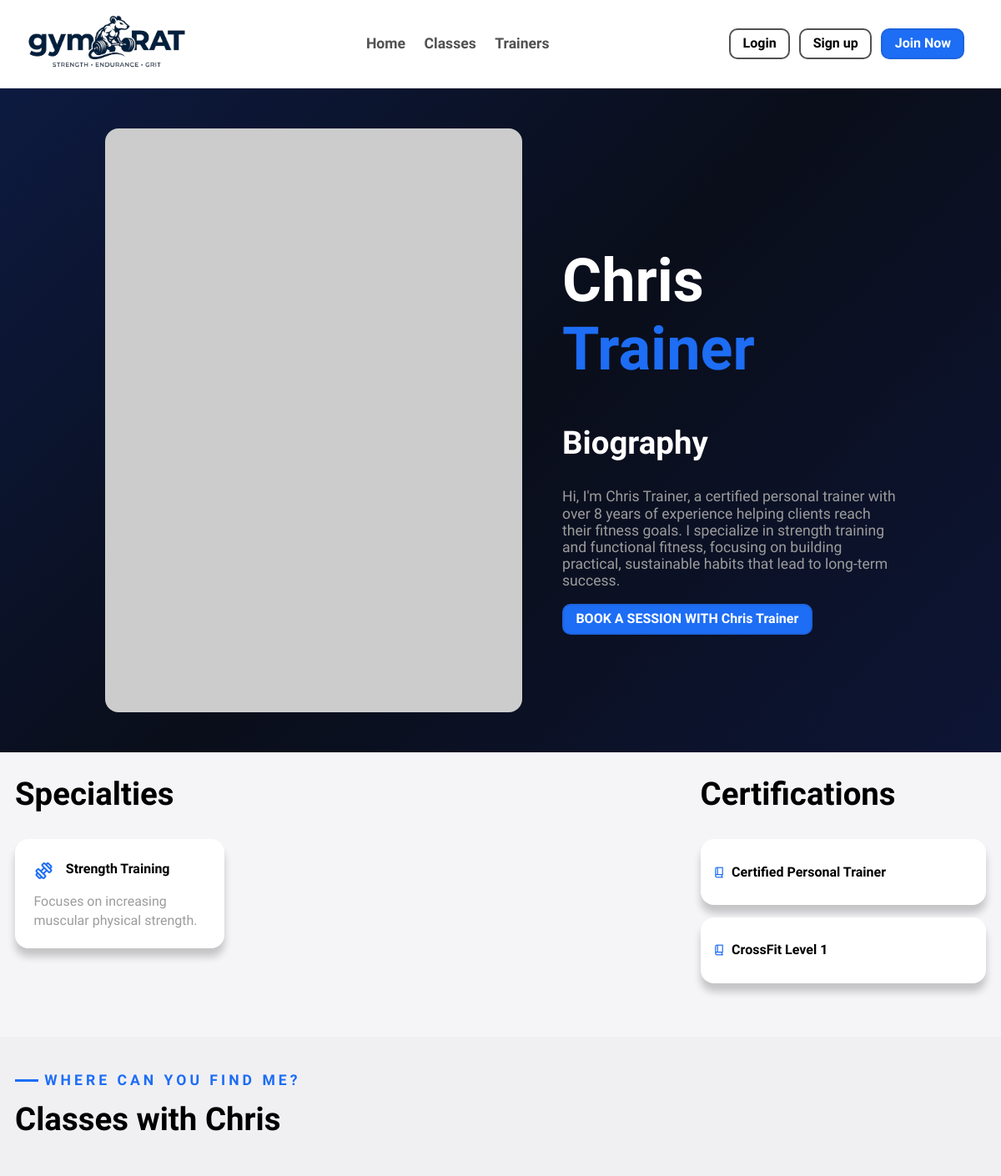
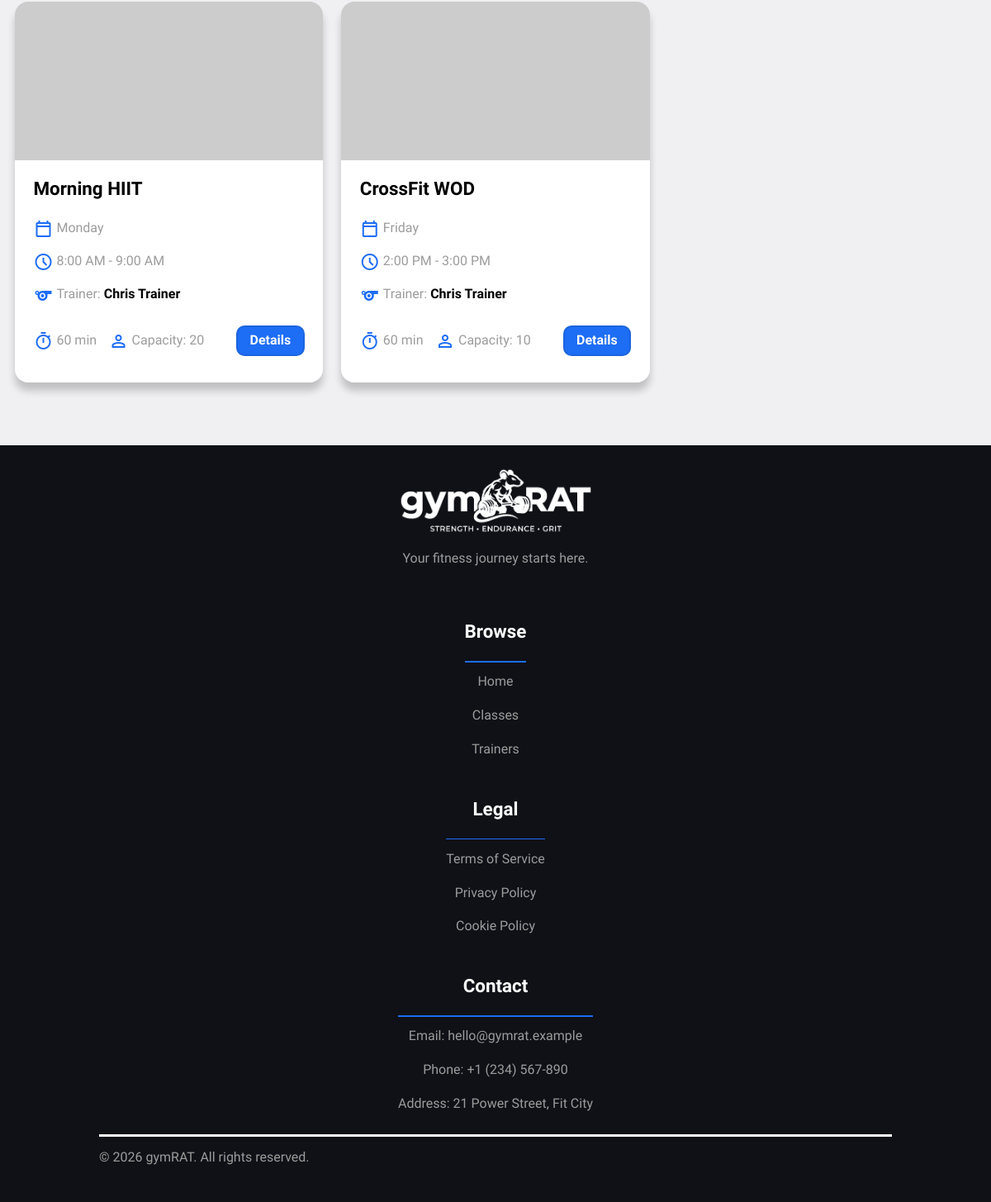
Screenshot of /pages/trainer.php?id=6 with the database file from the repository (2 pictures, top to bottom).
### tables this page shows
CREATE TABLE Certification (
    id INTEGER NOT NULL,
    name TEXT NOT NULL,

    CONSTRAINT PK_Certification PRIMARY KEY (id)
);

### pages/trainer.php (called while the page is built, shortened)
<?php
  require_once (__DIR__ . '/../templates/common.php');
  require_once (__DIR__ . '/../templates/trainer.php');
  require_once (__DIR__ . '/../templates/classes.php');
  $trainerId = $_GET['id'];
  $db = getDatabaseConnection();
  $trainer = Trainer::getTrainerById($db, intval($trainerId));
  drawTrainerPage($trainer);
?>

### database/authenticated_user.class.php (called while the page is built, shortened)
<?php
    class AuthenticatedUser {
        private string $firstName;
        private string $lastName;
        public function __construct(int $id, string $firstName, string $lastName, string $username, string $email, bool $isActive) {
            $this->firstName = $firstName;
            $this->lastName = $lastName;
        }
        public function getFirstName() : string {
            return $this->firstName;
        }
        public function getLastName() : string {
            return $this->lastName;
        }
    }
?>

### database/trainer.class.php (called while the page is built, shortened)
<?php
    require_once(__DIR__ . '/authenticated_user.class.php');
    class Trainer extends AuthenticatedUser {
        public function __construct(int $id, string $firstName, string $lastName, string $username, string $email, string $bio, array $certifications = [], array $specialitizations = [], array $classes = []) {
            $this->bio = $bio;
        }
        static function getTrainerById(PDO $db, int $trainerId) : Trainer {
            $stmt = $db->prepare('
                SELECT User.id, User.first_name, User.last_name, User.username, User.email, Trainer.bio
                FROM User
                JOIN Trainer ON User.id = Trainer.trainer_id
                WHERE User.is_active = 1 AND User.id = ?
            ');
            $stmt->execute([$trainerId]);
            $row = $stmt->fetch();
            $trainer = new Trainer(
                $row['id'],
                $row['first_name'],
                $row['last_name'],
                $row['username'],
                $row['email'],
                $row['bio']
            );
            $stmt = $db->prepare('
                SELECT Certification.name
                FROM TrainerCertification
                JOIN Certification ON TrainerCertification.certification_id = Certification.id
                WHERE TrainerCertification.trainer_id = ?
            ');
            $stmt->execute([$trainerId]);
            foreach ($stmt->fetchAll() as $row) {
                $trainer->certifications[] = [
                    'name' => $row['name']
                ];
            }
            $stmt = $db->prepare('
                SELECT Specialization.name, Specialization.description, Specialization.logo
                FROM TrainerSpecialization
                JOIN Specialization ON TrainerSpecialization.specialization_id = Specialization.id
                WHERE TrainerSpecialization.trainer_id = ?
            ');
            $stmt->execute([$trainerId]);
            foreach ($stmt->fetchAll() as $row) {
                $trainer->specialitizations[] = [
                    'name' => $row['name'],
                    'description' => $row['description'] ?? '',
                    'logo' => $row['logo'] ?? ''
                ];
            }
            $stmt = $db->prepare('
                SELECT ClassType.id
                FROM ClassType
                WHERE ClassType.trainer_id = ?
            ');
            $stmt->execute([$trainerId]);
            foreach ($stmt->fetchAll() as $row) {
                $trainer->classes[] = ClassType::getClassTypeById($db, $row['id']);
            }
            return $trainer;
        }
    }
?>

### templates/trainer.php (the view, shortened to what this page needs)
<?php
  require_once(__DIR__ . '/../database/trainer.class.php');
  require_once(__DIR__ . '/../database/authenticated_user.class.php');
?>
<?php function drawTrainerIntro(Trainer $trainer) { ?>
  <div id="trainer-profile" class="intro">
    <section class="container">
      <img src="https://picsum.photos/500/700" alt="Trainer">
      <div>
        <h1><?= $trainer->getFirstName() ?> <b><?= $trainer->getLastName() ?></b></h1>
        <h2>Biography</h2>
        <p><?= $trainer->bio ?></p>
        <a class="btn medium blue" href="#">BOOK A SESSION WITH <?= $trainer->getFirstName() ?> <?= $trainer->getLastName() ?></a>
      </div>
    </section>
  </div>
<?php } ?>
<?php function drawSpecialties(array $specialties) { ?>
  <ul>
    <?php foreach ($specialties as $specialty) { ?>
      <li class="card">
        <header>
          <span class="material-symbols-outlined"><?= $specialty['logo'] ?? 'exercise' ?></span>
          <h3><?= $specialty['name'] ?></h3>
        </header>
        <p><?= $specialty['description'] ?></p>
      </li>
    <?php } ?>
  </ul>
<?php } ?>
<?php function drawCertifications(array $certifications) { ?>
  <ul>
    <?php foreach ($certifications as $certification) { ?>
      <li class="card">
        <h3><?= $certification['name'] ?></h3>
      </li>
    <?php } ?>
  </ul>
<?php } ?>
<?php function drawTrainerInfoContainer(array $specialties, array $certifications) { ?>
  <div id="trainer-info">
    <div class="container">
      <article>
        <h2>Specialties</h2>
        <?php drawSpecialties($specialties) ?>
      </article>
      <article>
        <h2>Certifications</h2>
        <?php drawCertifications($certifications) ?>
      </article>
    </div>
  </div>
<?php } ?>
<?php function drawTrainerClassesContainer(string $firstname, array $classes) { ?>
  <div>
    <section class="container">
      <p class="detail">WHERE CAN YOU FIND ME?</p>
      <h2>Classes with <?= $firstname ?></h2>
    </section>
  </div>
<?php } ?>
<?php function drawTrainerPage(Trainer $trainer) {
  drawTrainerIntro($trainer);
  drawTrainerInfoContainer($trainer->specialitizations, $trainer->certifications);
  drawTrainerClassesContainer($trainer->getFirstName(), $trainer->classes);
} ?>

### rows the page displays
certification: name "Certified Personal Trainer"
certification: name "CrossFit Level 1"

### other values shown
$trainer->getFirstName() "Chris"
$trainer->getLastName() "Trainer"
$specialty['name'] "Strength Training"
$specialty['description'] "Focuses on increasing muscular physical strength."
$firstname "Chris"
$class->name "Morning HIIT"
$class->weekday "Monday"
date('g:i A', strtotime($startTimestamp)) "8:00 AM"
date('g:i A', strtotime($endTimestamp)) "9:00 AM"
calculateDurationMinutes($startTime, $endTime) "60"
$capacity "20"
$class->name "CrossFit WOD"
$class->weekday "Friday"
date('g:i A', strtotime($startTimestamp)) "2:00 PM"
date('g:i A', strtotime($endTimestamp)) "3:00 PM"
